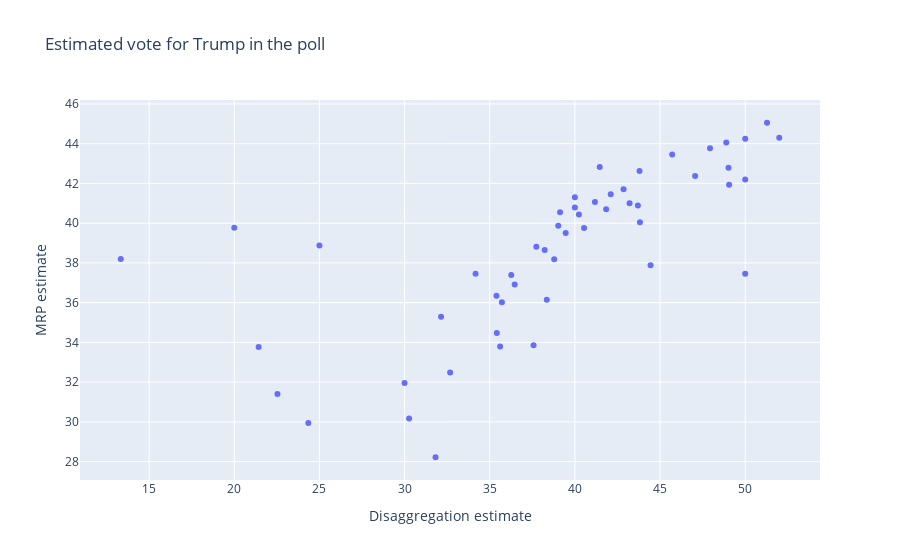

The notebook cell saved with this chart:
### Code cell
fig = go.Figure(data=go.Scatter(x=vote_dt_df['% of vote'],
                                y=ps_mean['mean %'],
                                mode='markers',
                                text=ps_mean['state'])) # hover text goes here

fig.update_layout(title='Estimated vote for Trump in the poll', xaxis_title="Disaggregation estimate", yaxis_title="MRP estimate")
fig.show();

### Figure 1 — Plotly figure (JSON) as saved in the notebook; plotly's stock layout.template omitted (floating-point values rounded to 4 significant figures)
{"data": [{"mode": "markers", "text": ["AK", "AL", "AR", "AZ", "CA", "CO", "CT", "DC", "DE", "FL", "GA", "HI", "IA", "ID", "IL", "IN", "KS", "KY", "LA", "MA", "MD", "ME", "MI", "MN", "MO", "MS", "MT", "NC", "ND", "NE", "NH", "NJ", "NM", "NV", "NY", "OH", "OK", "OR", "PA", "RI", "SC", "SD", "TN", "TX", "UT", "VA", "VT", "WA", "WI", "WV", "WY"], "type": "scatter", "x": [50, 43.82, 52, 43.21, 30.26, 41.84, 22.54, 31.82, 32.14, 40.24, 39.46, 30, 40, 50, 35.4, 43.7, 49.02, 48.89, 44.44, 24.35, 32.67, 40, 36.46, 45.71, 39.02, 35.42, 47.06, 38.79, 42.86, 39.13, 42.11, 38.35, 21.43, 40.54, 37.57, 38.23, 41.18, 36.26, 43.8, 25, 49.06, 50, 47.93, 41.46, 37.74, 35.61, 13.33, 35.71, 34.17, 51.28, 20], "y": [37.46, 40.05, 44.29, 41.01, 30.17, 40.7, 31.4, 28.22, 35.29, 40.44, 39.5, 31.95, 40.79, 44.25, 36.35, 40.89, 42.79, 44.06, 37.88, 29.94, 32.49, 41.3, 36.91, 43.45, 39.88, 34.48, 42.37, 38.18, 41.7, 40.55, 41.45, 36.14, 33.77, 39.75, 33.86, 38.65, 41.07, 37.4, 42.63, 38.88, 41.94, 42.19, 43.77, 42.83, 38.81, 33.8, 38.2, 36.01, 37.46, 45.05, 39.77]}], "layout": {"title": {"text": "Estimated vote for Trump in the poll"}, "xaxis": {"title": {"text": "Disaggregation estimate"}}, "yaxis": {"title": {"text": "MRP estimate"}}}}
